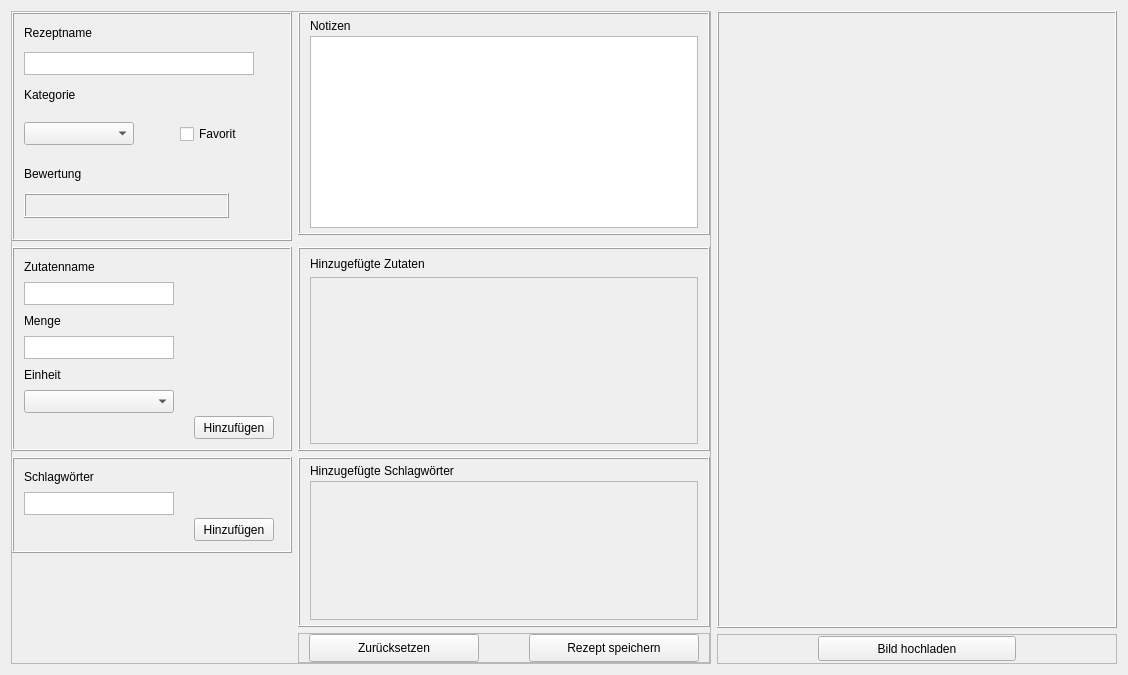
      <widget class="QWidget" name="addTab">
       <attribute name="title">
        <string>Hinzufügen</string>
       </attribute>
       <layout class="QHBoxLayout" name="horizontalLayout_2">
        <item>
         <widget class="QFrame" name="createInputFrame">
          <property name="minimumSize">
           <size>
            <width>700</width>
            <height>0</height>
           </size>
          </property>
          <property name="frameShape">
           <enum>QFrame::StyledPanel</enum>
          </property>
          <property name="frameShadow">
           <enum>QFrame::Raised</enum>
          </property>
          <layout class="QGridLayout" name="gridLayout_2">
           <property name="leftMargin">
            <number>0</number>
           </property>
           <property name="topMargin">
            <number>0</number>
           </property>
           <property name="rightMargin">
            <number>0</number>
           </property>
           <property name="bottomMargin">
            <number>0</number>
           </property>
           <item row="0" column="1" rowspan="2">
            <widget class="QFrame" name="createNameCategoryFrame">
             <property name="minimumSize">
              <size>
               <width>280</width>
               <height>130</height>
              </size>
             </property>
             <property name="maximumSize">
              <size>
               <width>280</width>
               <height>16777215</height>
              </size>
             </property>
             <property name="frameShape">
              <enum>QFrame::Box</enum>
             </property>
             <property name="frameShadow">
              <enum>QFrame::Raised</enum>
             </property>
             <property name="lineWidth">
              <number>1</number>
             </property>
             <layout class="QGridLayout" name="gridLayout_3">
              <property name="sizeConstraint">
               <enum>QLayout::SetDefaultConstraint</enum>
              </property>
              <property name="leftMargin">
               <number>10</number>
              </property>
              <property name="topMargin">
               <number>5</number>
              </property>
              <property name="rightMargin">
               <number>10</number>
              </property>
              <property name="bottomMargin">
               <number>20</number>
              </property>
              <item row="5" column="0">
               <widget class="QLabel" name="createRatingTitleLabel">
                <property name="minimumSize">
                 <size>
                  <width>100</width>
                  <height>25</height>
                 </size>
                </property>
                <property name="maximumSize">
                 <size>
                  <width>100</width>
                  <height>25</height>
                 </size>
                </property>
                <property name="frameShape">
                 <enum>QFrame::NoFrame</enum>
                </property>
                <property name="text">
                 <string>Bewertung</string>
                </property>
               </widget>
              </item>
              <item row="3" column="0">
               <widget class="QLabel" name="createCategoryTItleLabel">
                <property name="minimumSize">
                 <size>
                  <width>100</width>
                  <height>25</height>
                 </size>
                </property>
                <property name="maximumSize">
                 <size>
                  <width>100</width>
                  <height>25</height>
                 </size>
                </property>
                <property name="text">
                 <string>Kategorie</string>
                </property>
               </widget>
              </item>
              <item row="4" column="0">
               <widget class="QComboBox" name="createCategoryComboBox">
                <property name="sizePolicy">
                 <sizepolicy hsizetype="Preferred" vsizetype="Preferred">
                  <horstretch>0</horstretch>
                  <verstretch>0</verstretch>
                 </sizepolicy>
                </property>
                <property name="minimumSize">
                 <size>
                  <width>110</width>
                  <height>23</height>
                 </size>
                </property>
                <property name="maximumSize">
                 <size>
                  <width>110</width>
                  <height>23</height>
                 </size>
                </property>
               </widget>
              </item>
              <item row="1" column="0">
               <widget class="QTextEdit" name="createNameTxtEdit">
                <property name="sizePolicy">
                 <sizepolicy hsizetype="Preferred" vsizetype="Preferred">
                  <horstretch>0</horstretch>
                  <verstretch>0</verstretch>
                 </sizepolicy>
                </property>
                <property name="minimumSize">
                 <size>
                  <width>230</width>
                  <height>23</height>
                 </size>
                </property>
                <property name="maximumSize">
                 <size>
                  <width>230</width>
                  <height>23</height>
                 </size>
                </property>
                <property name="verticalScrollBarPolicy">
                 <enum>Qt::ScrollBarAlwaysOff</enum>
                </property>
               </widget>
              </item>
              <item row="0" column="0">
               <widget class="QLabel" name="createNameTitleLabel">
                <property name="minimumSize">
                 <size>
                  <width>150</width>
                  <height>25</height>
                 </size>
                </property>
                <property name="maximumSize">
                 <size>
                  <width>150</width>
                  <height>25</height>
                 </size>
                </property>
                <property name="text">
                 <string>Rezeptname</string>
                </property>
               </widget>
              </item>
              <item row="6" column="0">
               <widget class="QFrame" name="createRatingStarFrame">
                <property name="sizePolicy">
                 <sizepolicy hsizetype="Preferred" vsizetype="Preferred">
                  <horstretch>0</horstretch>
                  <verstretch>0</verstretch>
                 </sizepolicy>
                </property>
                <property name="minimumSize">
                 <size>
                  <width>205</width>
                  <height>25</height>
                 </size>
                </property>
                <property name="maximumSize">
                 <size>
                  <width>205</width>
                  <height>25</height>
                 </size>
                </property>
                <property name="frameShape">
                 <enum>QFrame::Box</enum>
                </property>
                <property name="frameShadow">
                 <enum>QFrame::Raised</enum>
                </property>
               </widget>
              </item>
              <item row="4" column="1">
               <widget class="QCheckBox" name="createFavouriteCheckBox">
                <property name="minimumSize">
                 <size>
                  <width>100</width>
                  <height>40</height>
                 </size>
                </property>
                <property name="text">
                 <string>Favorit</string>
                </property>
                <property name="iconSize">
                 <size>
                  <width>16</width>
                  <height>16</height>
                 </size>
                </property>
                <property name="tristate">
                 <bool>false</bool>
                </property>
               </widget>
              </item>
             </layout>
            </widget>
           </item>
           <item row="0" column="2">
            <widget class="QFrame" name="createNotesFrame">
             <property name="minimumSize">
              <size>
               <width>400</width>
               <height>150</height>
              </size>
             </property>
             <property name="maximumSize">
              <size>
               <width>16777215</width>
               <height>16777215</height>
              </size>
             </property>
             <property name="frameShape">
              <enum>QFrame::Box</enum>
             </property>
             <property name="frameShadow">
              <enum>QFrame::Raised</enum>
             </property>
             <layout class="QVBoxLayout" name="verticalLayout_7">
              <property name="spacing">
               <number>3</number>
              </property>
              <property name="leftMargin">
               <number>10</number>
              </property>
              <property name="topMargin">
               <number>5</number>
              </property>
              <property name="rightMargin">
               <number>10</number>
              </property>
              <property name="bottomMargin">
               <number>5</number>
              </property>
              <item>
               <widget class="QLabel" name="createNotesTitleLabel">
                <property name="minimumSize">
                 <size>
                  <width>0</width>
                  <height>0</height>
                 </size>
                </property>
                <property name="maximumSize">
                 <size>
                  <width>200</width>
                  <height>16777215</height>
                 </size>
                </property>
                <property name="text">
                 <string>Notizen</string>
                </property>
               </widget>
              </item>
              <item>
               <widget class="QTextEdit" name="createNotesTxtEdit">
                <property name="minimumSize">
                 <size>
                  <width>200</width>
                  <height>50</height>
                 </size>
                </property>
                <property name="maximumSize">
                 <size>
                  <width>10000</width>
                  <height>16777215</height>
                 </size>
                </property>
               </widget>
              </item>
             </layout>
            </widget>
           </item>
           <item row="2" column="1">
            <widget class="QFrame" name="createIngredientFrame">
             <property name="sizePolicy">
              <sizepolicy hsizetype="Preferred" vsizetype="Preferred">
               <horstretch>0</horstretch>
               <verstretch>0</verstretch>
              </sizepolicy>
             </property>
             <property name="minimumSize">
              <size>
               <width>280</width>
               <height>170</height>
              </size>
             </property>
             <property name="maximumSize">
              <size>
               <width>280</width>
               <height>16777215</height>
              </size>
             </property>
             <property name="frameShape">
              <enum>QFrame::Box</enum>
             </property>
             <property name="frameShadow">
              <enum>QFrame::Raised</enum>
             </property>
             <property name="lineWidth">
              <number>1</number>
             </property>
             <property name="midLineWidth">
              <number>0</number>
             </property>
             <layout class="QFormLayout" name="formLayout_3">
              <property name="horizontalSpacing">
               <number>20</number>
              </property>
              <property name="verticalSpacing">
               <number>3</number>
              </property>
              <property name="leftMargin">
               <number>10</number>
              </property>
              <property name="topMargin">
               <number>5</number>
              </property>
              <property name="rightMargin">
               <number>10</number>
              </property>
              <property name="bottomMargin">
               <number>10</number>
              </property>
              <item row="0" column="0">
               <widget class="QLabel" name="createIngredientNameLabel">
                <property name="minimumSize">
                 <size>
                  <width>150</width>
                  <height>25</height>
                 </size>
                </property>
                <property name="maximumSize">
                 <size>
                  <width>150</width>
                  <height>25</height>
                 </size>
                </property>
                <property name="text">
                 <string>Zutatenname</string>
                </property>
               </widget>
              </item>
              <item row="1" column="0">
               <widget class="QTextEdit" name="createIngredientNameTxtEdit">
                <property name="sizePolicy">
                 <sizepolicy hsizetype="Preferred" vsizetype="Preferred">
                  <horstretch>0</horstretch>
                  <verstretch>0</verstretch>
                 </sizepolicy>
                </property>
                <property name="minimumSize">
                 <size>
                  <width>150</width>
                  <height>23</height>
                 </size>
                </property>
                <property name="maximumSize">
                 <size>
                  <width>150</width>
                  <height>23</height>
                 </size>
                </property>
                <property name="verticalScrollBarPolicy">
                 <enum>Qt::ScrollBarAlwaysOff</enum>
                </property>
               </widget>
              </item>
              <item row="2" column="0">
               <widget class="QLabel" name="createIngredientAmountLabel">
                <property name="minimumSize">
                 <size>
                  <width>150</width>
                  <height>25</height>
                 </size>
                </property>
                <property name="maximumSize">
                 <size>
                  <width>150</width>
                  <height>25</height>
                 </size>
                </property>
                <property name="text">
                 <string>Menge</string>
                </property>
               </widget>
              </item>
              <item row="3" column="0">
               <widget class="QTextEdit" name="createIngredientAmountTxtEdit">
                <property name="sizePolicy">
                 <sizepolicy hsizetype="Preferred" vsizetype="Preferred">
                  <horstretch>0</horstretch>
                  <verstretch>0</verstretch>
                 </sizepolicy>
                </property>
                <property name="minimumSize">
                 <size>
                  <width>150</width>
                  <height>23</height>
                 </size>
                </property>
                <property name="maximumSize">
                 <size>
                  <width>150</width>
                  <height>23</height>
                 </size>
                </property>
                <property name="verticalScrollBarPolicy">
                 <enum>Qt::ScrollBarAlwaysOff</enum>
                </property>
               </widget>
              </item>
              <item row="4" column="0">
               <widget class="QLabel" name="createIngredientUnitLabel">
                <property name="minimumSize">
                 <size>
                  <width>150</width>
                  <height>25</height>
                 </size>
                </property>
                <property name="maximumSize">
                 <size>
                  <width>150</width>
                  <height>25</height>
                 </size>
                </property>
                <property name="text">
                 <string>Einheit</string>
                </property>
               </widget>
              </item>
              <item row="5" column="0">
               <widget class="QComboBox" name="createAddIngredientWeightTypeComboBox">
                <property name="sizePolicy">
                 <sizepolicy hsizetype="Preferred" vsizetype="Preferred">
                  <horstretch>0</horstretch>
                  <verstretch>0</verstretch>
                 </sizepolicy>
                </property>
                <property name="minimumSize">
                 <size>
                  <width>150</width>
                  <height>23</height>
                 </size>
                </property>
                <property name="maximumSize">
                 <size>
                  <width>150</width>
                  <height>23</height>
                 </size>
                </property>
               </widget>
              </item>
              <item row="6" column="1">
               <widget class="QPushButton" name="createAddIngredientBtn">
                <property name="sizePolicy">
                 <sizepolicy hsizetype="Preferred" vsizetype="Fixed">
                  <horstretch>0</horstretch>
                  <verstretch>0</verstretch>
                 </sizepolicy>
                </property>
                <property name="minimumSize">
                 <size>
                  <width>0</width>
                  <height>23</height>
                 </size>
                </property>
                <property name="maximumSize">
                 <size>
                  <width>80</width>
                  <height>23</height>
                 </size>
                </property>
                <property name="text">
                 <string>Hinzufügen</string>
                </property>
               </widget>
              </item>
             </layout>
            </widget>
           </item>
           <item row="3" column="1">
            <widget class="QFrame" name="createKeywordsFrame">
             <property name="sizePolicy">
              <sizepolicy hsizetype="Preferred" vsizetype="Fixed">
               <horstretch>0</horstretch>
               <verstretch>0</verstretch>
              </sizepolicy>
             </property>
             <property name="minimumSize">
              <size>
               <width>280</width>
               <height>50</height>
              </size>
             </property>
             <property name="maximumSize">
              <size>
               <width>280</width>
               <height>16777215</height>
              </size>
             </property>
             <property name="frameShape">
              <enum>QFrame::Box</enum>
             </property>
             <property name="frameShadow">
              <enum>QFrame::Raised</enum>
             </property>
             <layout class="QFormLayout" name="formLayout_4">
              <property name="horizontalSpacing">
               <number>20</number>
              </property>
              <property name="verticalSpacing">
               <number>3</number>
              </property>
              <property name="leftMargin">
               <number>10</number>
              </property>
              <property name="topMargin">
               <number>5</number>
              </property>
              <property name="rightMargin">
               <number>10</number>
              </property>
              <property name="bottomMargin">
               <number>10</number>
              </property>
              <item row="1" column="0">
               <widget class="QLabel" name="createKeywordsTitleLabel">
                <property name="minimumSize">
                 <size>
                  <width>150</width>
                  <height>25</height>
                 </size>
                </property>
                <property name="maximumSize">
                 <size>
                  <width>200</width>
                  <height>25</height>
                 </size>
                </property>
                <property name="text">
                 <string>Schlagwörter</string>
                </property>
               </widget>
              </item>
              <item row="2" column="0">
               <widget class="QTextEdit" name="createAddedKeywordsTxtEdit">
                <property name="sizePolicy">
                 <sizepolicy hsizetype="Preferred" vsizetype="Preferred">
                  <horstretch>0</horstretch>
                  <verstretch>0</verstretch>
                 </sizepolicy>
                </property>
                <property name="minimumSize">
                 <size>
                  <width>150</width>
                  <height>23</height>
                 </size>
                </property>
                <property name="maximumSize">
                 <size>
                  <width>150</width>
                  <height>23</height>
                 </size>
                </property>
                <property name="verticalScrollBarPolicy">
                 <enum>Qt::ScrollBarAlwaysOff</enum>
                </property>
               </widget>
              </item>
              <item row="3" column="1">
               <widget class="QPushButton" name="createAddKeywordBtn">
                <property name="minimumSize">
                 <size>
                  <width>0</width>
                  <height>23</height>
                 </size>
                </property>
                <property name="maximumSize">
                 <size>
                  <width>80</width>
                  <height>23</height>
                 </size>
                </property>
                <property name="text">
                 <string>Hinzufügen</string>
                </property>
               </widget>
              </item>
             </layout>
            </widget>
           </item>
           <item row="2" column="2">
            <widget class="QFrame" name="createAddedIngredientsFrame">
             <property name="minimumSize">
              <size>
               <width>400</width>
               <height>170</height>
              </size>
             </property>
             <property name="maximumSize">
              <size>
               <width>16777215</width>
               <height>16777215</height>
              </size>
             </property>
             <property name="frameShape">
              <enum>QFrame::Box</enum>
             </property>
             <property name="frameShadow">
              <enum>QFrame::Raised</enum>
             </property>
             <layout class="QVBoxLayout" name="verticalLayout_4">
              <property name="spacing">
               <number>3</number>
              </property>
              <property name="leftMargin">
               <number>10</number>
              </property>
              <property name="topMargin">
               <number>5</number>
              </property>
              <property name="rightMargin">
               <number>10</number>
              </property>
              <property name="bottomMargin">
               <number>5</number>
              </property>
              <item>
               <widget class="QLabel" name="createAddedIngredientsLabel">
                <property name="minimumSize">
                 <size>
                  <width>0</width>
                  <height>20</height>
                 </size>
                </property>
                <property name="text">
                 <string>Hinzugefügte Zutaten</string>
                </property>
               </widget>
              </item>
              <item>
               <widget class="QScrollArea" name="createAddedIngredientsScrollView">
                <property name="minimumSize">
                 <size>
                  <width>0</width>
                  <height>0</height>
                 </size>
                </property>
                <property name="widgetResizable">
                 <bool>true</bool>
                </property>
                <widget class="QWidget" name="createAddedIngredientsScrollViewContents">
                 <property name="geometry">
                  <rect>
                   <x>0</x>
                   <y>0</y>
                   <width>468</width>
                   <height>134</height>
                  </rect>
                 </property>
                </widget>
               </widget>
              </item>
             </layout>
            </widget>
           </item>
           <item row="3" column="2" rowspan="2">
            <widget class="QFrame" name="createAddedKeywordsFrame">
             <property name="minimumSize">
              <size>
               <width>400</width>
               <height>170</height>
              </size>
             </property>
             <property name="maximumSize">
              <size>
               <width>16777215</width>
               <height>16777215</height>
              </size>
             </property>
             <property name="frameShape">
              <enum>QFrame::Box</enum>
             </property>
             <property name="frameShadow">
              <enum>QFrame::Raised</enum>
             </property>
             <layout class="QVBoxLayout" name="verticalLayout_3">
              <property name="spacing">
               <number>3</number>
              </property>
              <property name="leftMargin">
               <number>10</number>
              </property>
              <property name="topMargin">
               <number>5</number>
              </property>
              <property name="rightMargin">
               <number>10</number>
              </property>
              <property name="bottomMargin">
               <number>5</number>
              </property>
              <item>
               <widget class="QLabel" name="createAddedKeywordsTitleLabel">
                <property name="text">
                 <string>Hinzugefügte Schlagwörter</string>
                </property>
               </widget>
              </item>
              <item>
               <widget class="QScrollArea" name="createAddedKeywordsScrollBox">
                <property name="minimumSize">
                 <size>
                  <width>0</width>
                  <height>0</height>
                 </size>
                </property>
                <property name="widgetResizable">
                 <bool>true</bool>
                </property>
                <widget class="QWidget" name="createAddedKeywordsScrollViewContents">
                 <property name="geometry">
                  <rect>
                   <x>0</x>
                   <y>0</y>
                   <width>468</width>
                   <height>138</height>
                  </rect>
                 </property>
                </widget>
               </widget>
              </item>
             </layout>
            </widget>
           </item>
           <item row="5" column="2">
            <widget class="QFrame" name="createSaveResetBtnFrame">
             <property name="minimumSize">
              <size>
               <width>100</width>
               <height>30</height>
              </size>
             </property>
             <property name="frameShape">
              <enum>QFrame::StyledPanel</enum>
             </property>
             <property name="frameShadow">
              <enum>QFrame::Raised</enum>
             </property>
             <layout class="QHBoxLayout" name="horizontalLayout_3">
              <property name="spacing">
               <number>50</number>
              </property>
              <property name="leftMargin">
               <number>10</number>
              </property>
              <property name="topMargin">
               <number>0</number>
              </property>
              <property name="rightMargin">
               <number>10</number>
              </property>
              <property name="bottomMargin">
               <number>0</number>
              </property>
              <item>
               <widget class="QPushButton" name="createResetBtn">
                <property name="sizePolicy">
                 <sizepolicy hsizetype="Preferred" vsizetype="Preferred">
                  <horstretch>0</horstretch>
                  <verstretch>0</verstretch>
                 </sizepolicy>
                </property>
                <property name="minimumSize">
                 <size>
                  <width>0</width>
                  <height>25</height>
                 </size>
                </property>
                <property name="text">
                 <string>Zurücksetzen</string>
                </property>
                <property name="autoRepeatDelay">
                 <number>0</number>
                </property>
               </widget>
              </item>
              <item>
               <widget class="QPushButton" name="createSaveBtn">
                <property name="sizePolicy">
                 <sizepolicy hsizetype="Preferred" vsizetype="Preferred">
                  <horstretch>0</horstretch>
                  <verstretch>0</verstretch>
                 </sizepolicy>
                </property>
                <property name="minimumSize">
                 <size>
                  <width>0</width>
                  <height>25</height>
                 </size>
                </property>
                <property name="text">
                 <string>Rezept speichern</string>
                </property>
               </widget>
              </item>
             </layout>
            </widget>
           </item>
          </layout>
         </widget>
        </item>
        <item>
         <widget class="QFrame" name="createImgInputFrame">
          <property name="minimumSize">
           <size>
            <width>400</width>
            <height>500</height>
           </size>
          </property>
          <property name="maximumSize">
           <size>
            <width>100000</width>
            <height>100000</height>
           </size>
          </property>
          <property name="frameShape">
           <enum>QFrame::NoFrame</enum>
          </property>
          <property name="frameShadow">
           <enum>QFrame::Raised</enum>
          </property>
          <layout class="QVBoxLayout" name="verticalLayout_2">
           <property name="leftMargin">
            <number>0</number>
           </property>
           <property name="topMargin">
            <number>0</number>
           </property>
           <property name="rightMargin">
            <number>0</number>
           </property>
           <property name="bottomMargin">
            <number>0</number>
           </property>
           <item>
            <widget class="QLabel" name="createImgInputLabel">
             <property name="minimumSize">
              <size>
               <width>0</width>
               <height>0</height>
              </size>
             </property>
             <property name="maximumSize">
              <size>
               <width>10000</width>
               <height>10000</height>
              </size>
             </property>
             <property name="frameShape">
              <enum>QFrame::Box</enum>
             </property>
             <property name="frameShadow">
              <enum>QFrame::Raised</enum>
             </property>
             <property name="text">
              <string/>
             </property>
            </widget>
           </item>
           <item>
            <widget class="QFrame" name="createUploadImgFrame">
             <property name="minimumSize">
              <size>
               <width>0</width>
               <height>30</height>
              </size>
             </property>
             <property name="maximumSize">
              <size>
               <width>16777215</width>
               <height>30</height>
              </size>
             </property>
             <property name="frameShape">
              <enum>QFrame::StyledPanel</enum>
             </property>
             <property name="frameShadow">
              <enum>QFrame::Raised</enum>
             </property>
             <layout class="QHBoxLayout" name="horizontalLayout_4">
              <property name="leftMargin">
               <number>100</number>
              </property>
              <property name="topMargin">
               <number>0</number>
              </property>
              <property name="rightMargin">
               <number>100</number>
              </property>
              <property name="bottomMargin">
               <number>0</number>
              </property>
              <item>
               <widget class="QPushButton" name="uploadImgBtn">
                <property name="minimumSize">
                 <size>
                  <width>0</width>
                  <height>25</height>
                 </size>
                </property>
                <property name="text">
                 <string>Bild hochladen</string>
                </property>
               </widget>
              </item>
             </layout>
            </widget>
           </item>
          </layout>
         </widget>
        </item>
       </layout>
      </widget>
